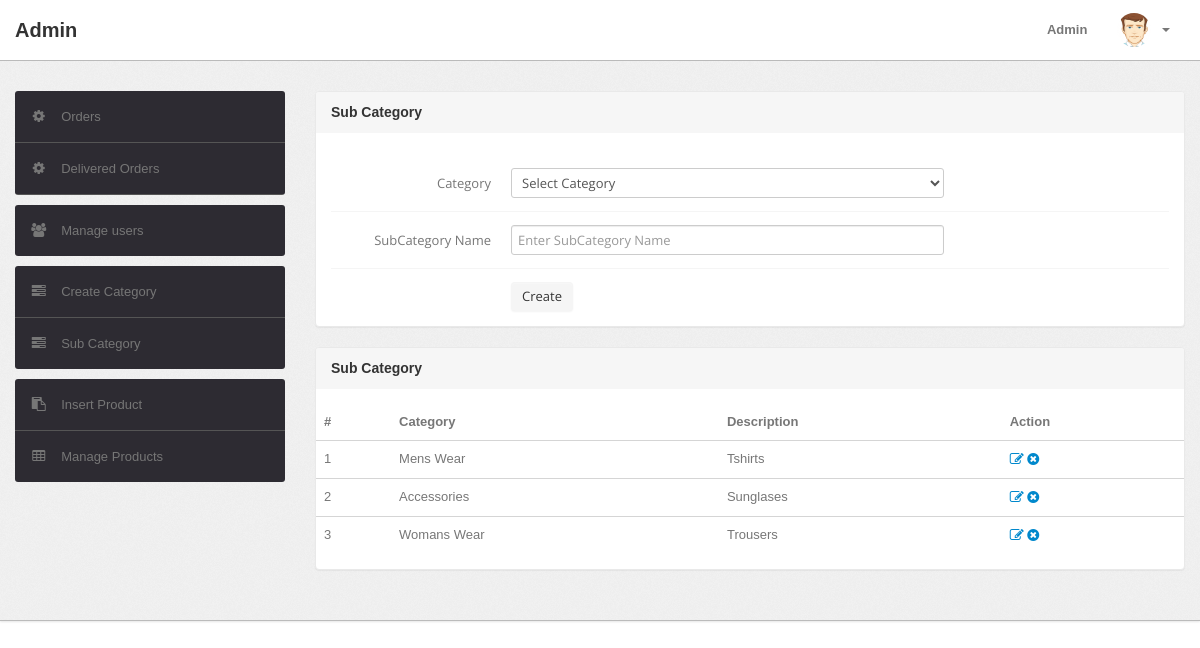
Page /admin/subcategory.php (signed in) on the committed database.
### tables this page shows
CREATE TABLE `subcategory` (
  `id` int(11) NOT NULL,
  `categoryid` int(11) DEFAULT NULL,
  `subcategory` varchar(255) DEFAULT NULL,
  `creationDate` timestamp NULL DEFAULT CURRENT_TIMESTAMP,
  `updationDate` varchar(255) DEFAULT NULL
);

CREATE TABLE `category` (
  `id` int(11) NOT NULL,
  `categoryName` varchar(255) DEFAULT NULL,
  `categoryDescription` longtext,
  `creationDate` timestamp NOT NULL DEFAULT CURRENT_TIMESTAMP,
  `updationDate` varchar(255) DEFAULT NULL
);

### admin/subcategory.php (the view, shortened to what this page needs)
<?php
include('include/config.php');
if(strlen($_SESSION['alogin'])==0)
	{
header('location:index.php');
}
else{
?>
<!DOCTYPE html>
<html lang="en">
<head>
	<link type="text/css" href="bootstrap/css/bootstrap.min.css" rel="stylesheet">
	<link type="text/css" href="bootstrap/css/bootstrap-responsive.min.css" rel="stylesheet">
	<link type="text/css" href="css/theme.css" rel="stylesheet">
	<link type="text/css" href="images/icons/css/font-awesome.css" rel="stylesheet">
</head>
<body>
<?php include('include/header.php');?>
	<div class="wrapper">
		<div class="container">
			<div class="row">
<?php include('include/sidebar.php');?>
			<div class="span9">
					<div class="content">
						<div class="module">
							<div class="module-head">
								<h3>Sub Category</h3>
							</div>
							<div class="module-body">
									<br />
			<form class="form-horizontal row-fluid" name="subcategory" method="post" >
<div class="control-group">
<label class="control-label" for="basicinput">Category</label>
<div class="controls">
<select name="category" class="span8 tip" required>
<option value="">Select Category</option>
</select>
</div>
</div>
<div class="control-group">
<label class="control-label" for="basicinput">SubCategory Name</label>
<div class="controls">
<input type="text" placeholder="Enter SubCategory Name"  name="subcategory" class="span8 tip" required>
</div>
</div>
	<div class="control-group">
											<div class="controls">
												<button type="submit" name="submit" class="btn">Create</button>
											</div>
										</div>
									</form>
							</div>
						</div>
	<div class="module">
							<div class="module-head">
								<h3>Sub Category</h3>
							</div>
							<div class="module-body table">
								<table cellpadding="0" cellspacing="0" border="0"  width="100%">
									<thead>
										<tr>
											<th>#</th>
											<th>Category</th>
											<th>Description</th>
											<th>Action</th>
										</tr>
									</thead>
									<tbody>
<?php $query=mysqli_query($con,"select subcategory.id,category.categoryName,subcategory.subcategory,subcategory.creationDate,subcategory.updationDate from subcategory join category on category.id=subcategory.categoryid");
$cnt=1;
while($row=mysqli_fetch_array($query))
{
?>
										<tr>
											<td><?php echo htmlentities($cnt);?></td>
											<td><?php echo htmlentities($row['categoryName']);?></td>
											<td><?php echo htmlentities($row['subcategory']);?></td>
											<td>
											<a href="edit-subcategory.php?id=<?php echo $row['id']?>" ><i class="icon-edit"></i></a>
											<a href="subcategory.php?id=<?php echo $row['id']?>&del=delete" onClick="return confirm('Are you sure you want to delete?')"><i class="icon-remove-sign"></i></a></td>
										</tr>
										<?php $cnt=$cnt+1; } ?>
								</table>
							</div>
						</div>
					</div>
				</div>
			</div>
		</div>
	</div>
<?php include('include/footer.php');?>
</body>
<?php } ?>

### admin/css/theme.css (style rules this page uses)
body { font-size: 13px; font-family: Arial, sans-serif; background: #fff; color: #777 }
h1, h2, h3, h4, h5, h6 { color: #333; margin-top: 0 }
h3 { font-size: 20px }
.wrapper { background: url(../images/bg.png) #eee; border-bottom: 1px solid #bbb; -webkit-box-shadow: 0 1px 2px rgba(0,0,0,0.1); -moz-box-shadow: 0 1px 2px rgba(0,0,0,0.1); box-shadow: 0 1px 2px rgba(0,0,0,0.1); padding: 30px 0 }
form { margin: 0 }
select, textarea, input[type="text"], input[type="password"], input[type="datetime"], input[type="datetime-local"], input[type="date"], input[type="month"], input[type="time"], input[type="week"], input[type="number"], input[type="email"], input[type="url"], input[type="search"], input[type="tel"], input[type="color"], .uneditable-input, label, input, button, select, textarea { -webkit-border-radius: 3px; -moz-border-radius: 3px; border-radius: 3px; font-size: 13px; font-family: 'Open Sans', Tahoma, Arial, sans-serif }
body [class^="icon-"], body [class*=" icon-"] { font-size: 14px; line-height: 20px; height: 20px }
.module { background: #fff; -webkit-border-radius: 3px; -moz-border-radius: 3px; border-radius: 3px; border: 1px solid #ccc; border-bottom-color: #bbb; -webkit-box-shadow: 0 0 1px rgba(0,0,0,0.2); -moz-box-shadow: 0 0 1px rgba(0,0,0,0.2); box-shadow: 0 0 1px rgba(0,0,0,0.2); margin-bottom: 30px }
.form-horizontal .control-group, .form-vertical .control-group { margin-bottom: 0 }
.form-horizontal .control-group+.control-group, .form-vertical .control-group+.control-group { margin-top: 13px; padding-top: 13px; border-top: 1px solid #f5f5f5 }
.btn, .btn-box { -webkit-border-radius: 3px; -moz-border-radius: 3px; border-radius: 3px }
.btn { font-size: 13px; font-weight: 600 }
.btn { display: inline-block; margin-bottom: 0; font-weight: 400; text-align: center; vertical-align: middle; cursor: pointer; background-image: none; border: 1px solid transparent; white-space: nowrap; padding: 4px 10px; font-size: 13px; line-height: 1.42857; border-radius: 4px; -webkit-user-select: none; -moz-user-select: none; -ms-user-select: none; user-select: none }
.table { margin-bottom: 0 }
.table th, .table td { border-color: #d5d5d5!important }
.module { box-shadow: 0 0 3px rgba(0,0,0,.1); border-color: #e9e9e9; margin-bottom: 20px; background-color: #fff; border-radius: 4px; -webkit-box-shadow: 0 1px 1px rgba(0,0,0,.05); box-shadow: 0 1px 1px rgba(0,0,0,.05); }
.module-head { color: #767676; background-color: #f6f6f6; border-color: #e9e9e9; padding: 10px 15px; border-bottom: 1px solid transparent; border-top-right-radius: 3px; border-top-left-radius: 3px; }
.module-head h3 { font-size: 14px; line-height: 20px; height: 20px; margin: 0 }
.module-body { padding: 15px }
.module-body.table { padding: 15px 0 }

### rows in the picture
subcategory: categoryid.categoryName "Mens Wear", subcategory "Tshirts"
subcategory: categoryid.categoryName "Accessories", subcategory "Sunglases"
subcategory: categoryid.categoryName "Womans Wear", subcategory "Trousers"
